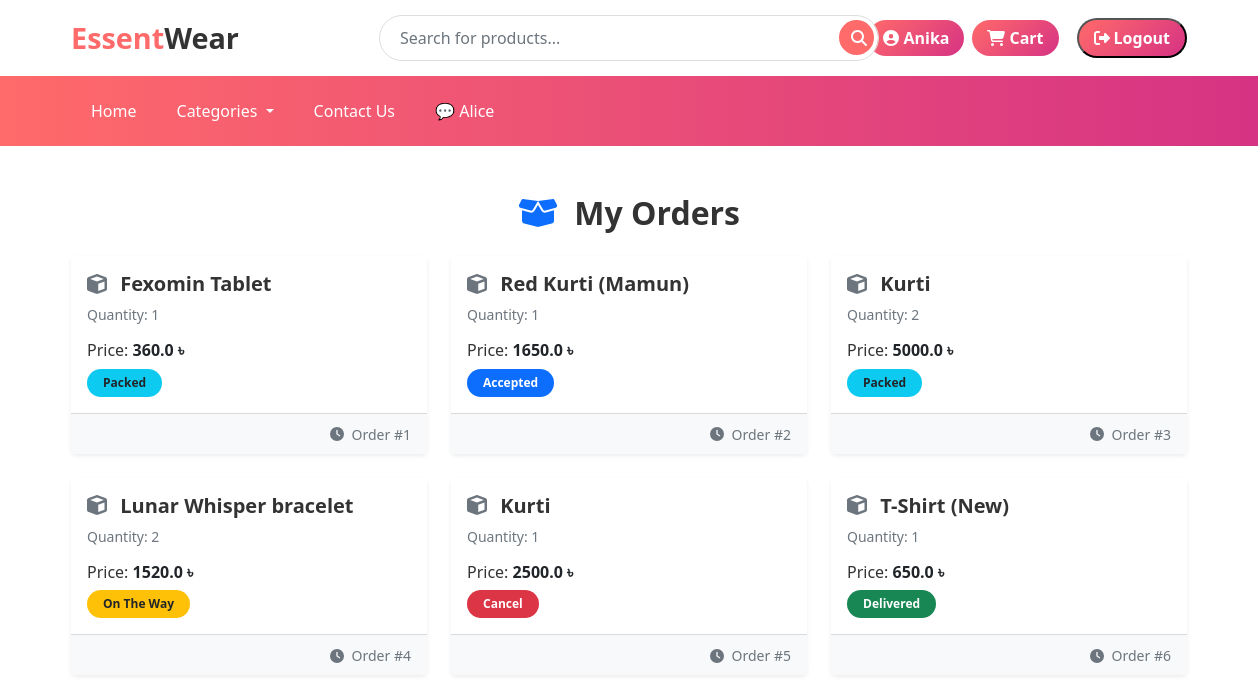
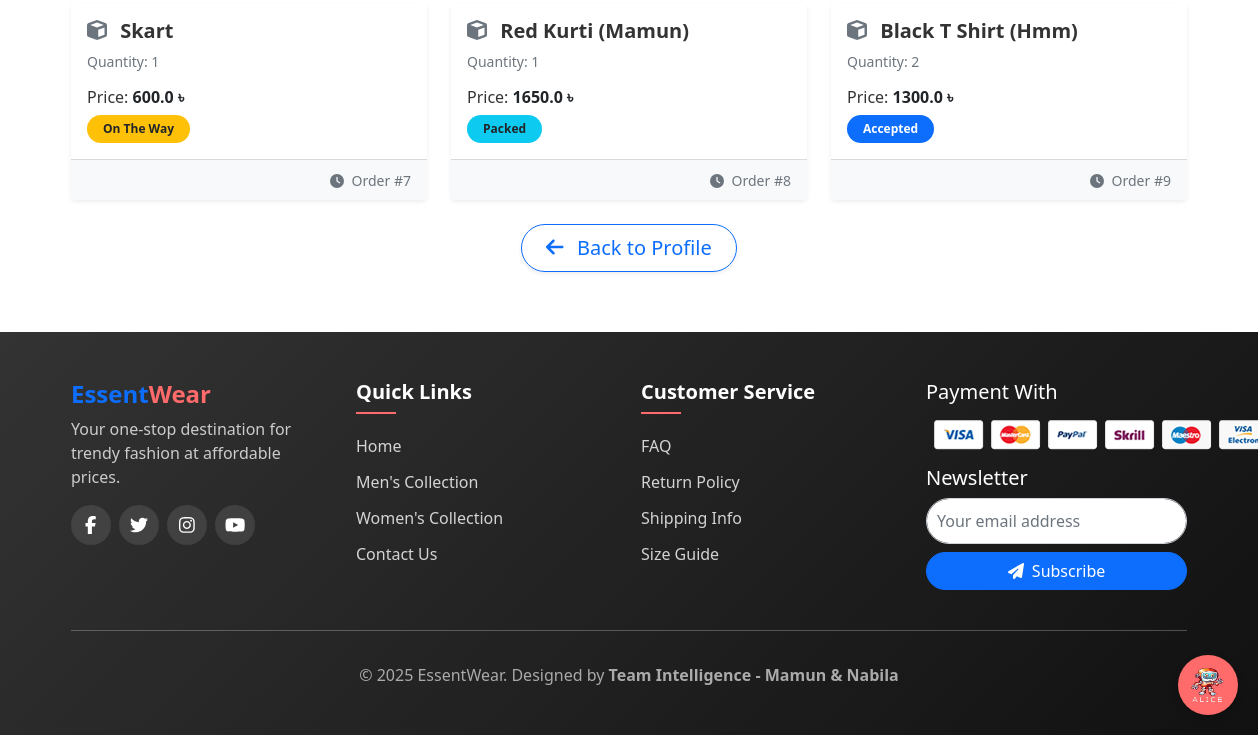
Before: /orders/ (signed in) with the older database file (2 pictures, top to bottom).
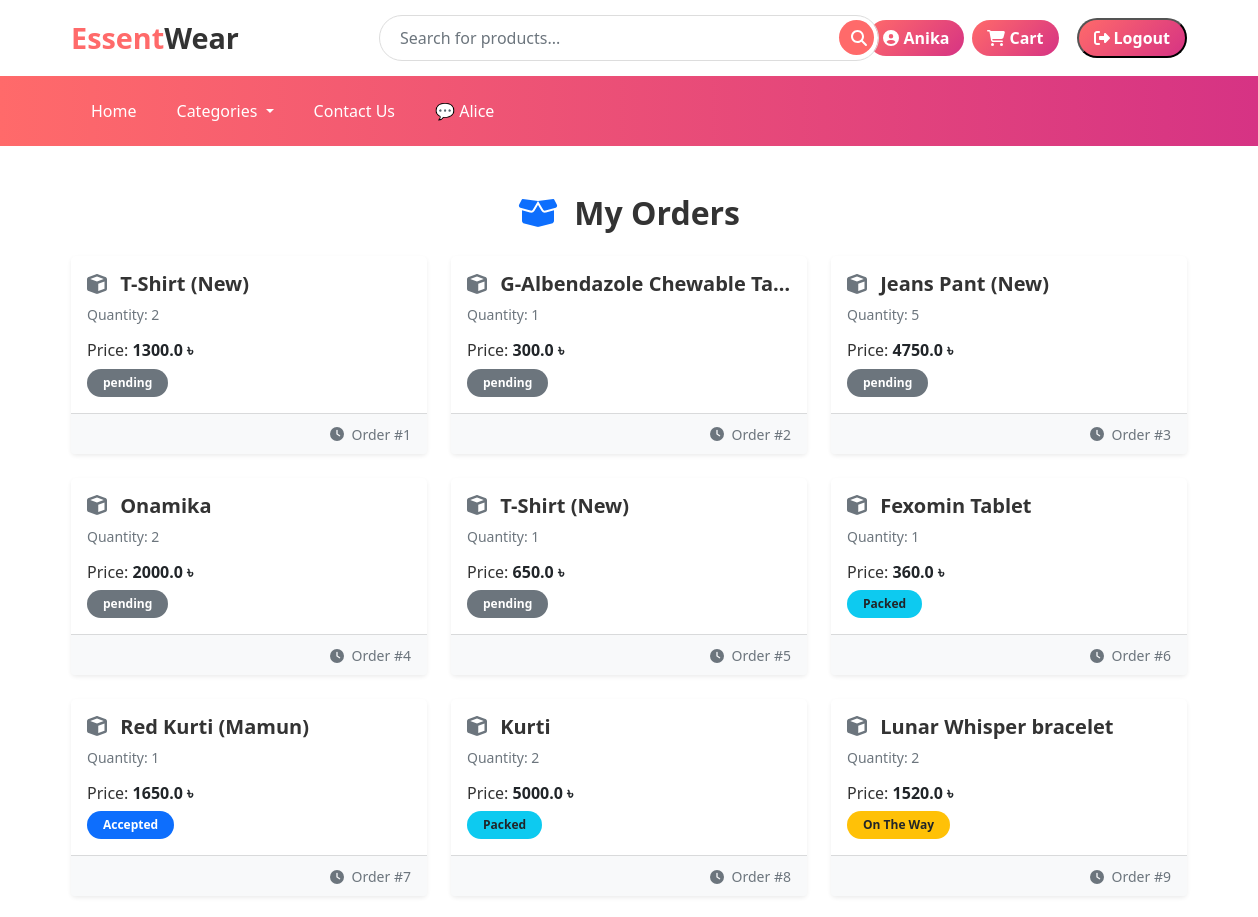
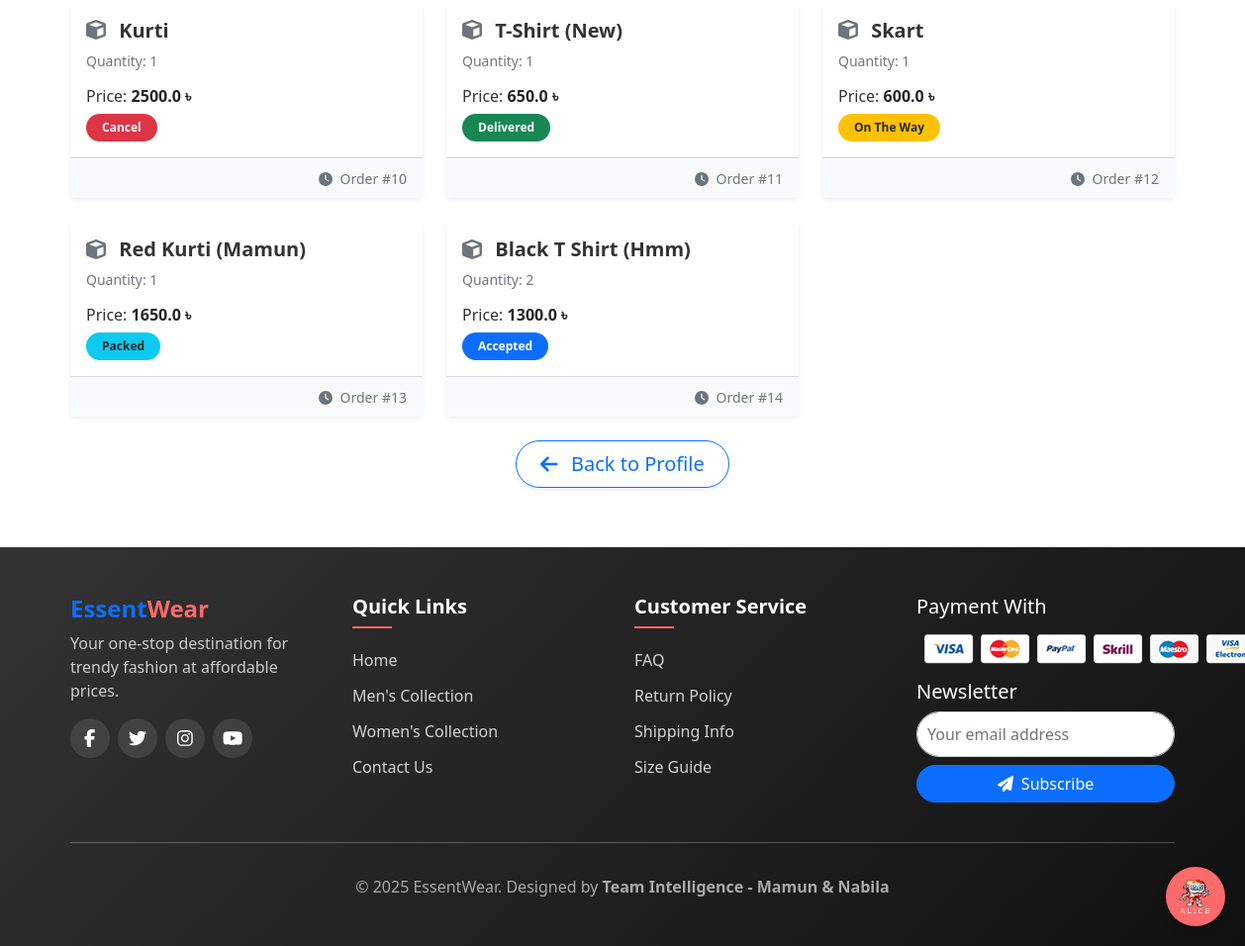
After: the same page with the newer database file (2 pictures, top to bottom).
### app/models.py (models this page shows, shortened)
class OrderPlaced (models.Model):
    user = models.ForeignKey(User, on_delete=models.CASCADE)
    customer = models.ForeignKey(Customer, on_delete=models.CASCADE)
    product = models.ForeignKey(Product, on_delete=models.CASCADE)
    quantity = models.PositiveIntegerField(default=1)
    size = models.CharField(choices=SIZE_CHOICES, max_length=2, default='M')
    order_date = models.DateTimeField(auto_now_add=True)
    status = models.CharField(max_length=50, choices=STATUS_CHOICES, default='pending')
    @property
    def total_cost(self):
        return self.quantity * self.product.discounted_price

class Product(models.Model):
    title = models.CharField(max_length=100)
    selling_price = models.FloatField()
    discounted_price = models.FloatField()
    description = models.TextField(default='null')
    category = models.CharField(choices=CATEGORY_CHOICES, max_length=2)
    p_image = models.ImageField(upload_to='product_img')
    owner = models.ForeignKey(User, on_delete=models.CASCADE, related_name='products',null=True, blank=True) # Added owner field
    quantity = models.PositiveIntegerField(default=0)  # 🧮 নতুন field

### app/views.py (the view)
# urls.py: path('orders/', views.orders, name='orders'),
@login_required
def orders(request):
    order_placed = OrderPlaced.objects.filter(user=request.user).order_by('-id')
    return render(request, 'app/cart/orders.html', {'order_placed': order_placed})

### app/templates/app/cart/orders.html (shortened to what this page needs)
{% extends 'app/base.html' %}
{% load static %}
{% block main-content %}
<div class="container my-5">
  <h2 class="mb-4 text-center fw-bold">
    <i class="fas fa-box-open me-2 text-primary"></i> My Orders
  </h2>
  {% if order_placed %}
    <div class="row g-4">
      {% for op in order_placed %}
      <div class="col-md-6 col-lg-4">
        <div class="card shadow-sm border-0 h-100 rounded-3 hover-shadow">
          <div class="card-body">
            <h5 class="card-title fw-bold text-truncate">
              <i class="fas fa-cube me-2 text-secondary"></i> {{ op.product.title }}
            </h5>
            <p class="card-text text-muted small mb-3">Quantity: {{ op.quantity }}</p>
            <p class="h6 mb-2">Price: <span class="fw-bold text-dark">{{ op.total_cost }} ৳</span></p>
            <span class="badge px-3 py-2 rounded-pill
              {% if op.status == 'Accepted' %}bg-primary
              {% elif op.status == 'Packed' %}bg-info text-dark
              {% elif op.status == 'On The Way' %}bg-warning text-dark
              {% elif op.status == 'Delivered' %}bg-success
              {% elif op.status == 'Cancel' %}bg-danger
              {% else %}bg-secondary
              {% endif %}">
              {{ op.status }}
            </span>
          </div>
          <div class="card-footer bg-light text-end">
            <small class="text-muted">
              <i class="fas fa-clock me-1"></i> Order #{{ forloop.counter }}
            </small>
          </div>
        </div>
      </div>
      {% endfor %}
    </div>
  {% else %}
    <div class="alert alert-info shadow-sm rounded-3 text-center p-4">
      <i class="fas fa-info-circle me-2"></i> You have not placed any orders yet.
    </div>
  {% endif %}
  <div class="text-center mt-4">
    <a href="{% url 'profile' %}" class="btn btn-outline-primary btn-lg px-4 rounded-pill shadow-sm">
      <i class="fas fa-arrow-left me-2"></i> Back to Profile
    </a>
  </div>
</div>
{% endblock main-content %}

Changed rows visible on the page:
added OrderPlaced: product "T-Shirt (New)", quantity "2", total_cost "1300.0", status "pending"
added OrderPlaced: product "G-Albendazole Chewable Ta…", quantity "1", total_cost "300.0", status "pending"
added OrderPlaced: product "Jeans Pant (New)", quantity "5", total_cost "4750.0", status "pending"
added OrderPlaced: product "Onamika", quantity "2", total_cost "2000.0", status "pending"
added OrderPlaced: product "T-Shirt (New)", quantity "1", total_cost "650.0", status "pending"
